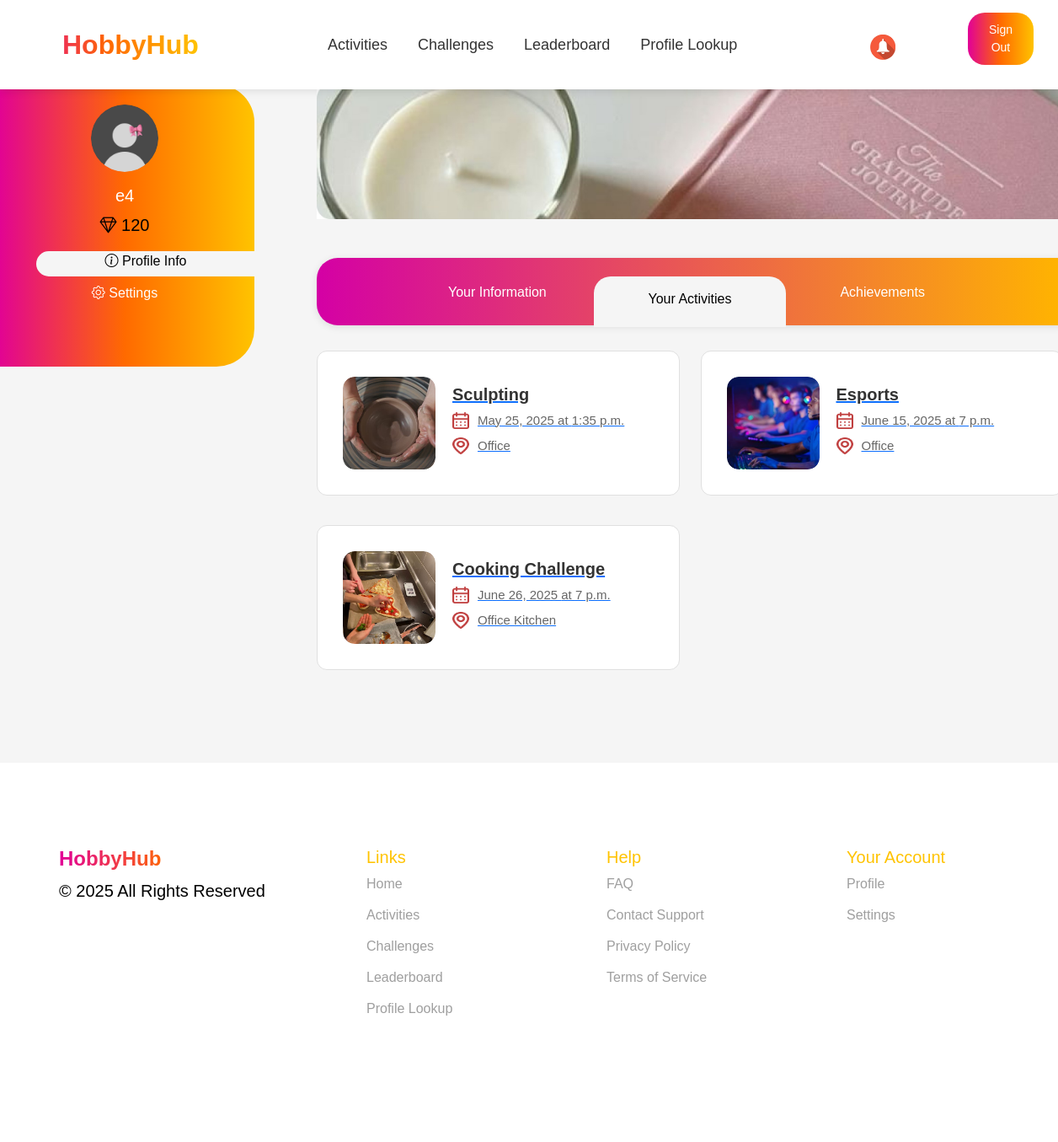
/user_profile/activities/ (signed in), run on an earlier commit of the app's database.
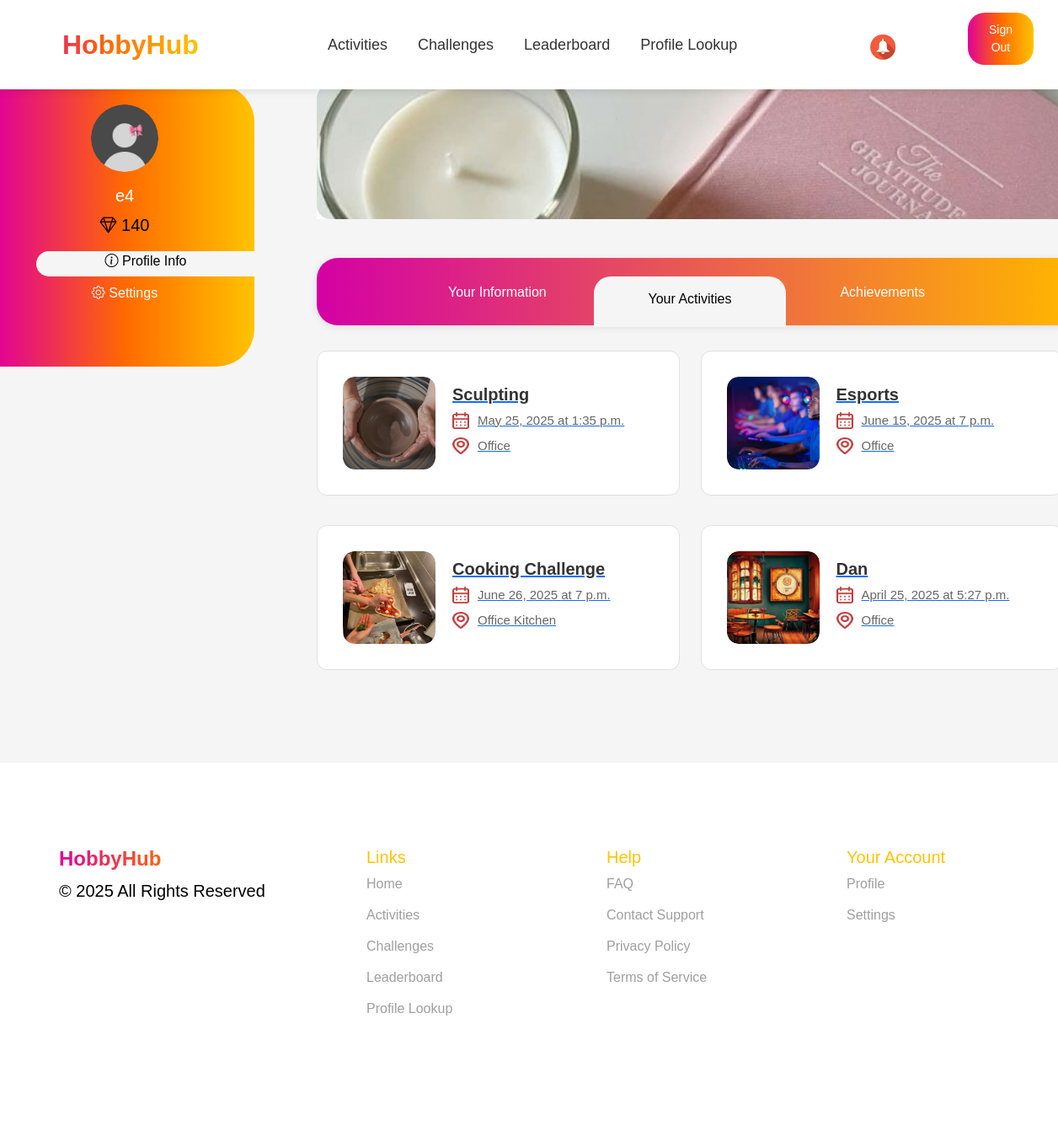
And on a later commit of the database.
### events/models.py (models this page shows, shortened)
class Employee(models.Model):
    nickname = models.CharField(max_length=100, primary_key=True, verbose_name="Nickname")
    name = models.CharField(max_length=255, verbose_name="Name")
    last_name = models.CharField(max_length=255, verbose_name="Last Name")
    number = models.CharField(max_length=20, verbose_name="Number")
    join_date = models.DateField(verbose_name="Join Date")
    date_of_birth = models.DateField(null=True, blank=True, verbose_name="Date of Birth")
    receive_sms_notifications = models.BooleanField(default=True, verbose_name="Receive SMS Notifications")
    receive_email_notifications = models.BooleanField(default=True, verbose_name="Receive Email Notifications")
    receive_reminders = models.BooleanField(default=True, verbose_name="Receive Reminders")
    social_id = models.CharField(max_length=255, blank=True, null=True)  # ID из социальной сети
    social_provider = models.CharField(max_length=50, blank=True, null=True)  # Провайдер (Google, Facebook и т.д.)
    company = models.ForeignKey(
        Company,
        to_field='company_id',
        on_delete=models.CASCADE,
        verbose_name="Company"
    )
    gender = models.CharField(max_length=10, choices=[('Male', 'Male'), ('Female', 'Female')], verbose_name="Gender")
    mail = models.EmailField(unique=True, verbose_name="Email")
    password = models.CharField(max_length=255, verbose_name="Password")
    is_approved = models.BooleanField(default=False, verbose_name="Approved")
    profile_photo = models.ImageField(upload_to='profile_photos/', null=True, blank=True, verbose_name="Profile Photo")
    hobbies = models.ManyToManyField(Hobby, blank=True, related_name='employees')
    diamonds = models.IntegerField(default=0, verbose_name="Diamonds")

class Event(models.Model):
    EVENT_TYPES = [
        ('offline-outdoor', 'Offline - Outdoor'),
        ('offline-indoor', 'Offline - Indoor'),
        ('online', 'Online'),
    ]
    EVENT_STATUS = [
        ('upcoming', 'Upcoming'),
        ('in_progress', 'In Progress'),
        ('completed', 'Completed'),
    ]
    title = models.CharField(max_length=150)
    description = models.TextField()
    location = models.CharField(max_length=250)
    date = models.DateField()
    time = models.TimeField()
    event_type = models.CharField(max_length=15, choices=EVENT_TYPES, default='offline-indoor')
    status = models.CharField(max_length=12, choices=EVENT_STATUS, default='upcoming')
    hobbies = models.ManyToManyField(Hobby, related_name='events')
    image = models.ImageField(upload_to='event_images/', null=True, blank=True)
    company = models.ForeignKey(
        Company,
        to_field='company_id',
        on_delete=models.CASCADE,
        related_name='events',
        verbose_name="Company"
    )
    diamonds = models.IntegerField(default=0, verbose_name="Diamonds")
    quota = models.IntegerField(default=10, verbose_name="Quota")
    participants = models.ManyToManyField(Employee, related_name='events', blank=True)

### events/views.py (the view)
# urls.py: path('user_profile/activities/', profile_user_act, name='profile_user_act'),
def profile_user_act(request):
    nickname = request.session.get("nickname")
    if not nickname:
        return redirect("sign_in")
    try:
        employee = Employee.objects.get(nickname=nickname)
        registered_events = employee.events.all()  # Получаем все ивенты, на которые записан сотрудник
    except Employee.DoesNotExist:
        return redirect("sign_in")
    return render(request, 'profile_user_act.html', {
        'user': employee,
        'registered_events': registered_events,  # Передаем записанные ивенты в шаблон
    })

### events/templates/profile_user_act.html (shortened to what this page needs)
{% extends 'user_profile_base.html' %}
{% load static %}
{% block extra_css %}
    <link rel="stylesheet" href="https://cdn.jsdelivr.net/npm/bootstrap@5.3.0/dist/css/bootstrap.min.css">
    <link href="https://cdn.jsdelivr.net/npm/bootstrap-icons/font/bootstrap-icons.css" rel="stylesheet">
    <link rel="stylesheet" href="{% static 'css/all.css' %}">
    <link href="https://fonts.cdnfonts.com/css/gilroy-bold" rel="stylesheet">
{% endblock %}
{% block content %}
    <div class="container mt-4">
        <div class="row mainpartpro">
            <div class="col-md-2">
                <div class="sidebar p-4">
                    {% if user.profile_photo %}
                        <img src="{{ user.profile_photo.url }}" alt="Profile" class="rounded-circle mb-3" width="80">
                    {% else %}
                        <img src="{% static 'images/profile_photo.png' %}" class="rounded-circle mb-3" width="80">
                    {% endif %}
                    <h5>{{ user.name }}</h5>
                    <p><i class="bi bi-gem"></i> {{ user.diamonds }}</p>
                    <div class="pro-act-set-tab w-100 mb-2"><i class="bi bi-info-circle"></i><a href="{% url 'user_profile' %}"> Profile Info</a></div>
                    <div class="pro-set-tab w-100 mb-2"><i class="bi bi-gear"></i><a href="{% url 'user_setting' %}"> Settings</a></div>
                </div>
            </div>
            <div class="col-md-10 mainpartpro">
                <img src="{% static 'images/profile_banner.jpg' %}" class="img-fluid mb-3" alt="Banner">
                <div class="navbar user_det">
                    <div class="tab"><a href="{% url 'user_profile' %}">Your Information</a></div>
                    <div class="tab act-active-tab"><a href="{% url 'profile_user_act' %}">Your Activities</a></div>
                    <div class="tab"><a href="{% url 'user_achievements' %}">Achievements</a></div>
                </div>
                <div class="events-container">
                    {% if registered_events %}
                        {% for event in registered_events %}
                            <a href="{% url 'activity_details' event.id %}" class="event-link">
                                <div class="event-card">
                                    <div class="event-image">
                                        {% if event.image %}
                                            <img src="{{ event.image.url }}" alt="{{ event.title }}">
                                        {% else %}
                                            <img src="{% static 'images/default_event.jpg' %}" alt="{{ event.title }}">
                                        {% endif %}
                                    </div>
                                    <div class="event-details">
                                        <h3>{{ event.title }}</h3>
                                        <p>
                                            <img src="{% static 'images/your_act_calendar.png' %}" alt="Date" class="icon">
                                            {{ event.date }} at {{ event.time }}
                                        </p>
                                        <p>
                                            <img src="{% static 'images/your_act_location.png' %}" alt="Location" class="icon">
                                            {{ event.location }}
                                        </p>
                                    </div>
                                </div>
                            </a>
                        {% endfor %}
                    {% else %}
                        <p>You have not registered for any events yet.</p>
                    {% endif %}
                </div>
            </div>
        </div>
    </div>
{% endblock %}

What changed in the data, as far as the page shows it:
changed Employee: diamonds "120" → "140"
now on this page (row unchanged): Event: image (picture), title "Dan", date "April 25, 2025", time "5:27 p.m.", location "Office"
